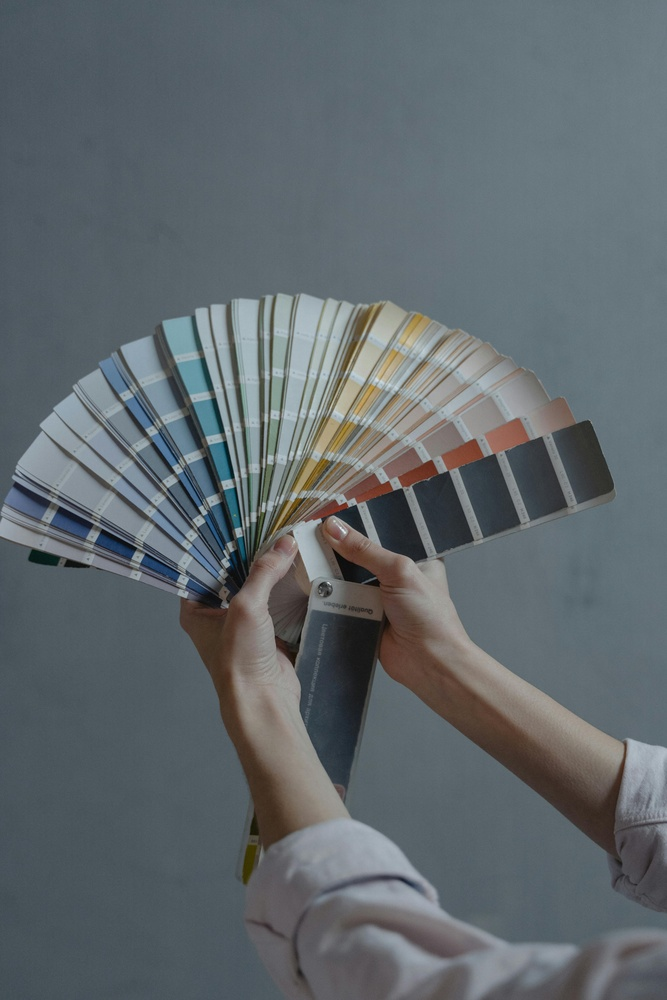
#> input picture Beginner Project/Image pixel analyzer/sample.jpg, 667 x 1000 px, shrunk from 4000 x 6000 before the run
$ jupyter execute analyzer.ipynb
#> lines starting #> are read from the running program, lines starting #| are printed output that depends on the picture; long printed decimals are rounded
[cell 1]
import cv2
import matplotlib.pyplot as plt

# Load grayscale image
image = cv2.imread("sample.jpg", 0)
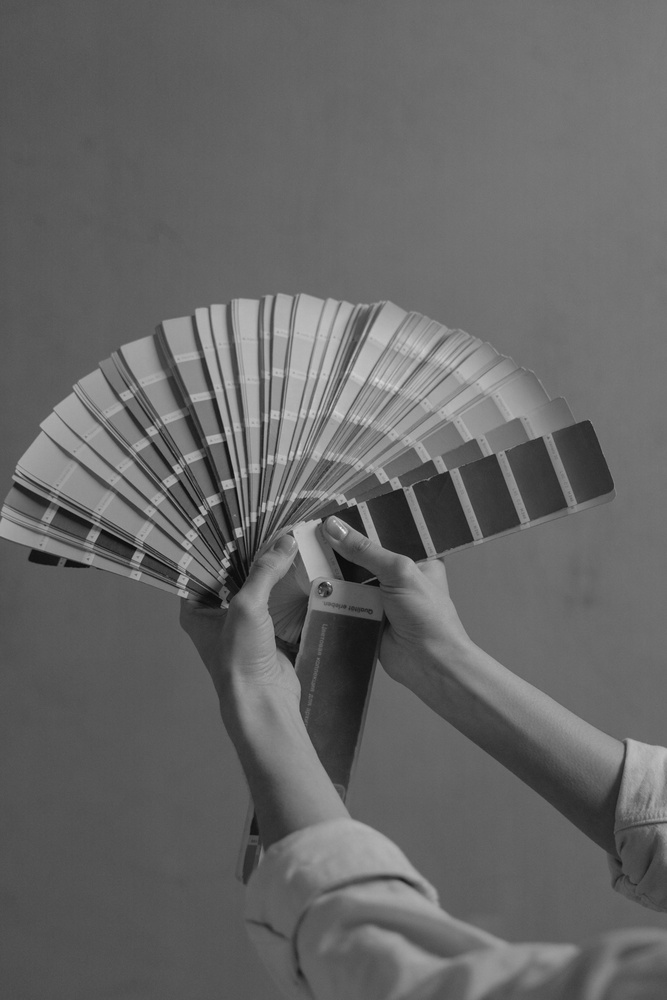
#> image: shape (1000, 667); min 6, max 233, mean 102

# Check image loaded
if image is None:
    print("Image not found")

else:

    # Shape
    print("Image Shape:", image.shape)
#| Image Shape: (1000, 667)

    # Brightest pixel
    print("Brightest Pixel:", image.max())
#| Brightest Pixel: 233

    # Darkest pixel
    print("Darkest Pixel:", image.min())
#| Darkest Pixel: 6

    # Average brightness
    print("Average Brightness:", image.mean())
#| Average Brightness: 102.037

    # Show image
    plt.imshow(image, cmap="gray")

    plt.title("Grayscale Image")

    plt.show()

    # Histogram
    plt.hist(image.ravel(), bins=256)

    plt.title("Pixel Distribution")

    plt.xlabel("Pixel Intensity")
    plt.ylabel("Frequency")

    plt.show()
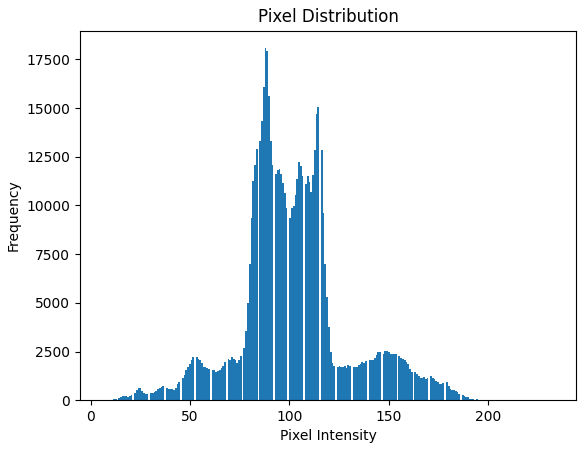
#> figure drawn by matplotlib, 1 panel; tallest bar 18072 high, from x = 87.58 to 88.46
